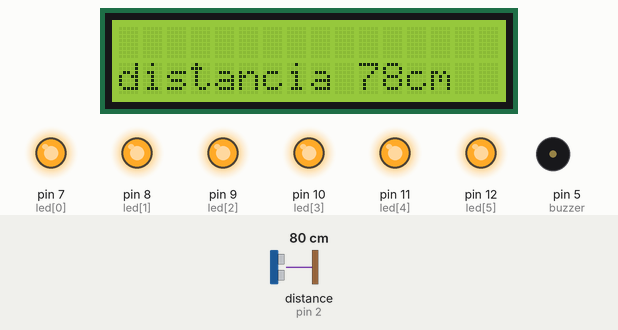
Simulated run of this sketch. Board: Arduino Uno, built with avr-gcc and run on an emulated ATmega328P. Shown: 16×2 character LCD, output pins drawn as LEDs (lit = HIGH), buzzer (waves = sounding, pin HIGH). Wiring (inferred from the names in the program): ultrasonic range finder: trigger pin 3; echo pin 2. The inputs (shaded band) are chosen by the test bench; at power-on: distance to the obstacle (sensor on pin 2) 80 cm. The echo pulse lasts 58.3 µs per cm; pins used as bus, display or sensor lines are not drawn; what the sketch prints to the serial monitor is not drawn.

Above: at 1.2 s.
1.3 s: distance to the obstacle (sensor on pin 2) set to 2 cm
At 1.49 s:
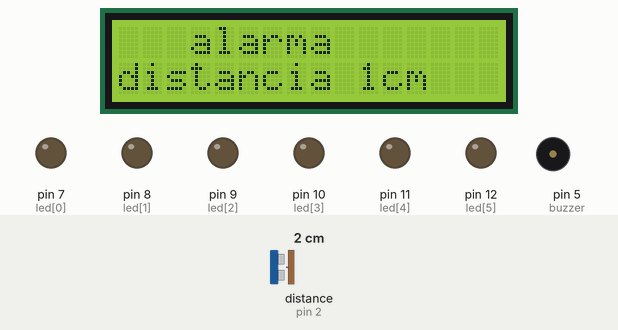
3.0 s: distance to the obstacle (sensor on pin 2) set to 33 cm
At 3.06 s:
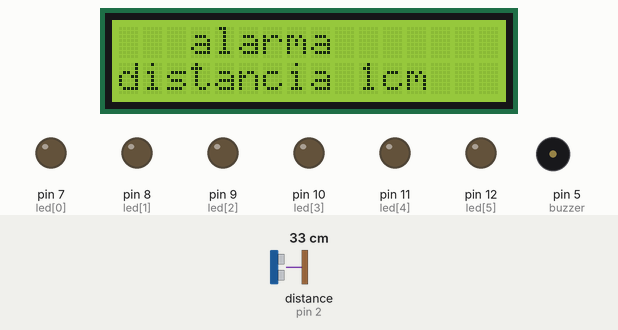
6.0 s: distance to the obstacle (sensor on pin 2) set to 299 cm
At 6.19 s:
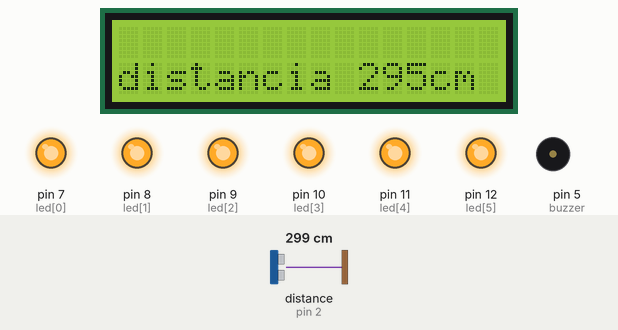
9.0 s: distance to the obstacle (sensor on pin 2) set to 29 cm
At 9.17 s:
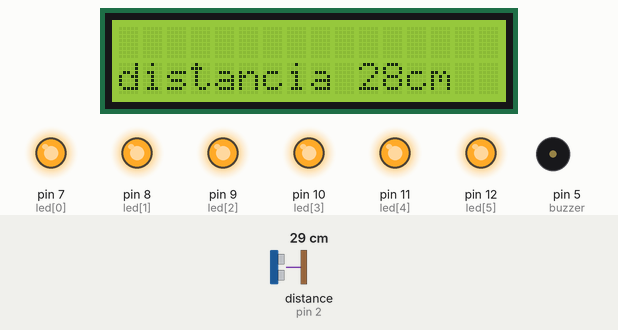
10.6 s: distance to the obstacle (sensor on pin 2) set to 23 cm
At 10.72 s:
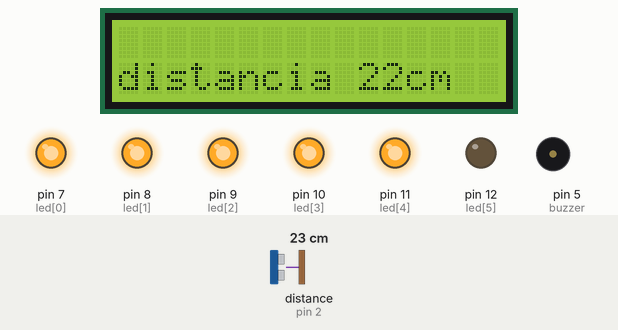
12.3 s: distance to the obstacle (sensor on pin 2) set to 18 cm
At 12.38 s:
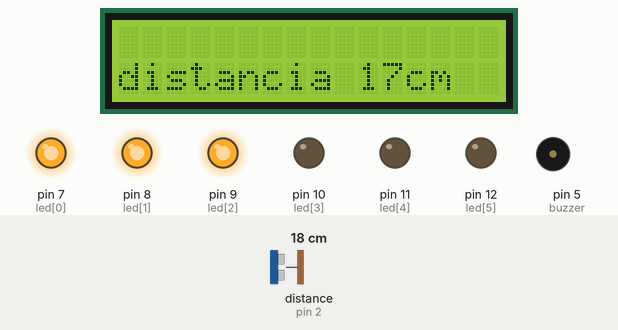
Timing chart, 0 to 15.0 s (numbered marks = the images above; inputs shaded):
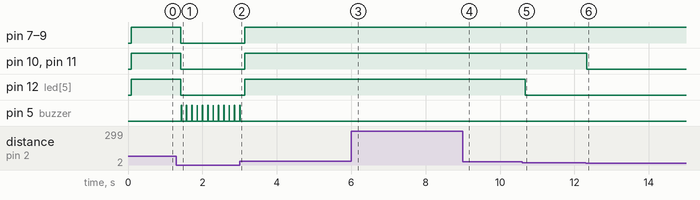

The sketch:

ultrasonico_lcd_i2c.ino
```cpp
#include <LCD_I2C.h>

LCD_I2C lcd(0x27, 16, 2);
#define buzzer 5
const int Trigger = 3;   //Pin digital 2 para el Trigger del sensor
const int Echo = 2;   //Pin digital 3 para el Echo del sensor
int led_;
int led[] = {7, 8, 9, 10, 11, 12};
void setup() {
  lcd.begin();
  lcd.backlight();
  Serial.begin(9600);//iniciailzamos la comunicación
  pinMode(Trigger, OUTPUT); //pin como salida
    pinMode(buzzer, OUTPUT); //pin como salida
  pinMode(Echo, INPUT);  //pin como entrada
  digitalWrite(Trigger, LOW);//Inicializamos el pin con 0
  for (int i = 0; i < 6; i++) {
    pinMode(led[i], OUTPUT);
  }
}

void loop()
{

  long t; //timepo que demora en llegar el eco
  long d; //distancia en centimetros

  digitalWrite(Trigger, HIGH);
  delayMicroseconds(10);          //Enviamos un pulso de 10us
  digitalWrite(Trigger, LOW);
  t = pulseIn(Echo, HIGH); //obtenemos el ancho del pulso
  d = t / 59;           //escalamos el tiempo a una distancia en cm
 lcd.setCursor(0, 1);
 lcd.print("distancia ");
 lcd.print(d);
 lcd.print("cm");
  if (d > 0 && d < 30) {
    led_ = map(d, 0, 30, 0, 7);
    n_led(led_);
    if(d<10){
      lcd.setCursor(3, 0);
 lcd.print("alarma");
      digitalWrite(buzzer,HIGH);
      delay(d*10);
      digitalWrite(buzzer,LOW);
      delay(d*10);
    }
  }
  else {
    n_led(6);
  }

  Serial.print("Distancia: ");
  Serial.print(d);      //Enviamos serialmente el valor de la distancia
  Serial.print("cm");
  Serial.println();
  delay(100);          //Hacemos una pausa de 100ms
  lcd.clear();
}

void n_led(int n) {
  for (int i = 0; i < 6; i++) {
    digitalWrite(led[i], LOW);
  }
  for (int i = 0; i < n; i++) {
    digitalWrite(led[i], HIGH);
  }
}
```

Measured:
- the behaviour switches between 27 and 26 cm on distance to the obstacle (sensor on pin 2) (found by bisection; images 4 and 5)
- after the input at 1.3 s, pin 7 (led[0]), pin 8 (led[1]), pin 9 (led[2]), pin 10 (led[3]), pin 11 (led[4]), pin 12 (led[5]): HIGH → LOW after 0.12 s; pin 5 (buzzer): alternates HIGH for 0.01 s and LOW for 0.13 s, starting after 0.13 s; the display: first differs from a run without the input after 0.14 s (image 1)
- after the input at 3.0 s, pin 7 (led[0]), pin 8 (led[1]), pin 9 (led[2]), pin 10 (led[3]), pin 11 (led[4]), pin 12 (led[5]): LOW → HIGH after 0.14 s; pin 5 (buzzer): goes on until 3.0 s, then stays LOW
- after the input at 6.0 s, the display: first differs from a run without the input after 0.15 s (image 3)
- after the input at 9.0 s, the display: first differs from a run without the input after 0.12 s (image 4)
- after the input at 10.6 s, pin 12 (led[5]): HIGH → LOW after 0.07 s; the display: first differs from a run without the input after 0.07 s (image 5)
- after the input at 12.3 s, pin 10 (led[3]), pin 11 (led[4]): HIGH → LOW at once; the display: first differs from a run without the input at once (image 6)
